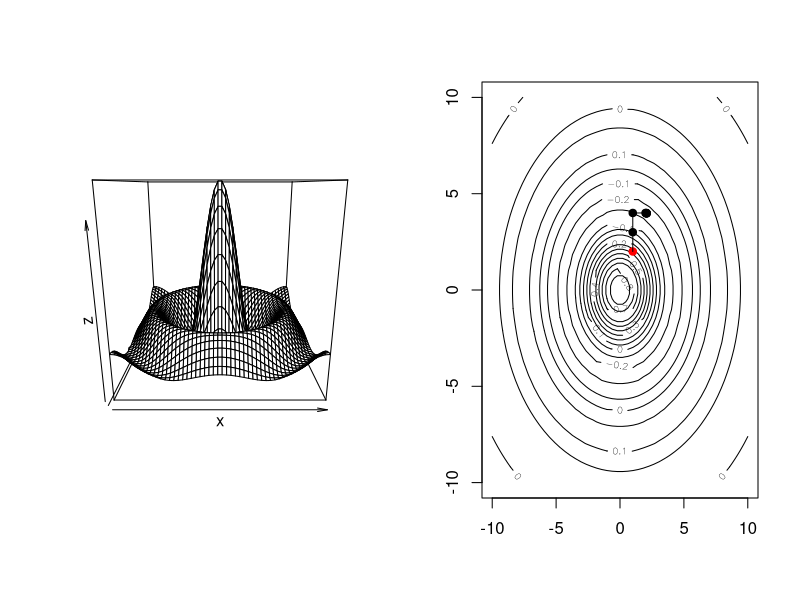

Write the R code that produced this figure.
fun<-function(x) {
  return(sin(sqrt(x[1]^2+x[2]^2))/sqrt(x[1]^2+x[2]^2))
  }

fungraph<-function(x,y) {
  return(sin(sqrt(x^2+y^2))/sqrt(x^2+y^2))
  }

hg<-function(f,graph,a,e,d) {
  
  par(mfcol=c(1,2))
  n<-50
  x<-y<-seq(-10,10,len=n)
  z<-outer(x,y,graph)
  
  persp(x,y,z)
  contour(x,y,z)
  points(a[1],a[2],col="red",pch=19)
  
  
  while(d>e) {
    dy<-c(0,d)
    dx<-c(d,0)
    a1<-a
    
    if (f(a)>f(a+dy)) {
      a1<-a+dy
      }
    else {
      if (f(a)>f(a-dy)) {
        a1<-a-dy
        } 
      else {
        if (f(a)>f(a-dx)) {
          a1<-a-dx
          } 
        else
          if (f(a)>f(a+dx)) {
            a1<-a+dx
          }        
        }
      }
    
    if (all(a1==a)) {
      d<-d/2
      } 
    else {
      points(a1[1],a1[2],pch=19);
      segments(a[1],a[2],a1[1],a1[2]);
      a2<-2*a1-a
      
      while (f(a2)<f(a1)){
        points(a2[1],a2[2],pch=19);
        segments(a1[1],a1[2],a2[1],a2[2]);
        a<-a1;
        a1<-a2;
        a2<-2*a1-a
      }
     a<-a1 
    }
  }
  return(c(a,f(a)))
}

hg(fun,fungraph,c(1,2),0.0001,1)